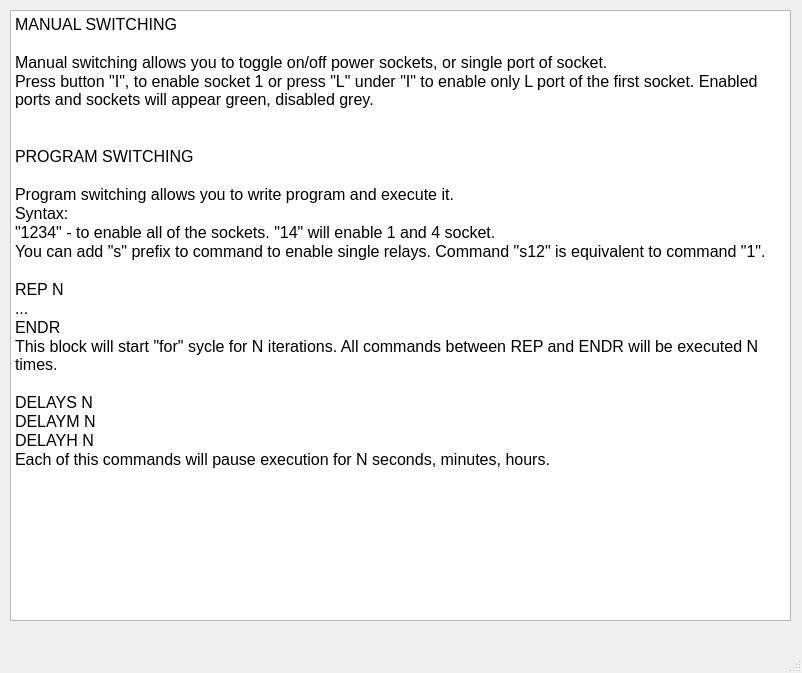
<?xml version="1.0" encoding="UTF-8"?>
<ui version="4.0">
 <class>MainWindow</class>
 <widget class="QMainWindow" name="MainWindow">
  <property name="geometry">
   <rect>
    <x>0</x>
    <y>0</y>
    <width>802</width>
    <height>673</height>
   </rect>
  </property>
  <property name="windowTitle">
   <string>MainWindow</string>
  </property>
  <widget class="QWidget" name="centralwidget">
   <widget class="QTextBrowser" name="textBrowser">
    <property name="geometry">
     <rect>
      <x>10</x>
      <y>10</y>
      <width>781</width>
      <height>611</height>
     </rect>
    </property>
    <property name="sizePolicy">
     <sizepolicy hsizetype="Fixed" vsizetype="Fixed">
      <horstretch>0</horstretch>
      <verstretch>0</verstretch>
     </sizepolicy>
    </property>
    <property name="html">
     <string>&lt;!DOCTYPE HTML PUBLIC &quot;-//W3C//DTD HTML 4.0//EN&quot; &quot;http://www.w3.org/TR/REC-html40/strict.dtd&quot;&gt;
&lt;html&gt;&lt;head&gt;&lt;meta name=&quot;qrichtext&quot; content=&quot;1&quot; /&gt;&lt;style type=&quot;text/css&quot;&gt;
p, li { white-space: pre-wrap; }
&lt;/style&gt;&lt;/head&gt;&lt;body style=&quot; font-family:'MS Shell Dlg 2'; font-size:7.8pt; font-weight:400; font-style:normal;&quot;&gt;
&lt;p style=&quot; margin-top:0px; margin-bottom:0px; margin-left:0px; margin-right:0px; -qt-block-indent:0; text-indent:0px;&quot;&gt;&lt;span style=&quot; font-size:12pt;&quot;&gt;MANUAL SWITCHING &lt;/span&gt;&lt;/p&gt;
&lt;p style=&quot;-qt-paragraph-type:empty; margin-top:0px; margin-bottom:0px; margin-left:0px; margin-right:0px; -qt-block-indent:0; text-indent:0px; font-size:12pt;&quot;&gt;&lt;br /&gt;&lt;/p&gt;
&lt;p style=&quot; margin-top:0px; margin-bottom:0px; margin-left:0px; margin-right:0px; -qt-block-indent:0; text-indent:0px;&quot;&gt;&lt;span style=&quot; font-size:12pt;&quot;&gt;Manual switching allows you to toggle on/off power sockets, or single port of socket. &lt;/span&gt;&lt;/p&gt;
&lt;p style=&quot; margin-top:0px; margin-bottom:0px; margin-left:0px; margin-right:0px; -qt-block-indent:0; text-indent:0px;&quot;&gt;&lt;span style=&quot; font-size:12pt;&quot;&gt;Press button &amp;quot;I&amp;quot;, to enable socket 1 or press &amp;quot;L&amp;quot; under &amp;quot;I&amp;quot; to enable only L port of the first socket. Enabled ports and sockets will appear green, disabled grey.&lt;/span&gt;&lt;/p&gt;
&lt;p style=&quot;-qt-paragraph-type:empty; margin-top:0px; margin-bottom:0px; margin-left:0px; margin-right:0px; -qt-block-indent:0; text-indent:0px; font-size:12pt;&quot;&gt;&lt;br /&gt;&lt;/p&gt;
&lt;p style=&quot;-qt-paragraph-type:empty; margin-top:0px; margin-bottom:0px; margin-left:0px; margin-right:0px; -qt-block-indent:0; text-indent:0px; font-size:12pt;&quot;&gt;&lt;br /&gt;&lt;/p&gt;
&lt;p style=&quot; margin-top:0px; margin-bottom:0px; margin-left:0px; margin-right:0px; -qt-block-indent:0; text-indent:0px;&quot;&gt;&lt;span style=&quot; font-size:12pt;&quot;&gt;PROGRAM SWITCHING&lt;/span&gt;&lt;/p&gt;
&lt;p style=&quot;-qt-paragraph-type:empty; margin-top:0px; margin-bottom:0px; margin-left:0px; margin-right:0px; -qt-block-indent:0; text-indent:0px; font-size:12pt;&quot;&gt;&lt;br /&gt;&lt;/p&gt;
&lt;p style=&quot; margin-top:0px; margin-bottom:0px; margin-left:0px; margin-right:0px; -qt-block-indent:0; text-indent:0px;&quot;&gt;&lt;span style=&quot; font-size:12pt;&quot;&gt;Program switching allows you to write program and execute it. &lt;/span&gt;&lt;/p&gt;
&lt;p style=&quot; margin-top:0px; margin-bottom:0px; margin-left:0px; margin-right:0px; -qt-block-indent:0; text-indent:0px;&quot;&gt;&lt;span style=&quot; font-size:12pt;&quot;&gt;Syntax:&lt;/span&gt;&lt;/p&gt;
&lt;p style=&quot; margin-top:0px; margin-bottom:0px; margin-left:0px; margin-right:0px; -qt-block-indent:0; text-indent:0px;&quot;&gt;&lt;span style=&quot; font-size:12pt;&quot;&gt;&amp;quot;1234&amp;quot; - to enable all of the sockets. &amp;quot;14&amp;quot; will enable 1 and 4 socket.&lt;/span&gt;&lt;/p&gt;
&lt;p style=&quot; margin-top:0px; margin-bottom:0px; margin-left:0px; margin-right:0px; -qt-block-indent:0; text-indent:0px;&quot;&gt;&lt;span style=&quot; font-size:12pt;&quot;&gt;You can add &amp;quot;s&amp;quot; prefix to command to enable single relays. Command &amp;quot;s12&amp;quot; is equivalent to command &amp;quot;1&amp;quot;.&lt;/span&gt;&lt;/p&gt;
&lt;p style=&quot;-qt-paragraph-type:empty; margin-top:0px; margin-bottom:0px; margin-left:0px; margin-right:0px; -qt-block-indent:0; text-indent:0px; font-size:12pt;&quot;&gt;&lt;br /&gt;&lt;/p&gt;
&lt;p style=&quot; margin-top:0px; margin-bottom:0px; margin-left:0px; margin-right:0px; -qt-block-indent:0; text-indent:0px;&quot;&gt;&lt;span style=&quot; font-size:12pt;&quot;&gt;REP N&lt;/span&gt;&lt;/p&gt;
&lt;p style=&quot; margin-top:0px; margin-bottom:0px; margin-left:0px; margin-right:0px; -qt-block-indent:0; text-indent:0px;&quot;&gt;&lt;span style=&quot; font-size:12pt;&quot;&gt;...&lt;/span&gt;&lt;/p&gt;
&lt;p style=&quot; margin-top:0px; margin-bottom:0px; margin-left:0px; margin-right:0px; -qt-block-indent:0; text-indent:0px;&quot;&gt;&lt;span style=&quot; font-size:12pt;&quot;&gt;ENDR&lt;/span&gt;&lt;/p&gt;
&lt;p style=&quot; margin-top:0px; margin-bottom:0px; margin-left:0px; margin-right:0px; -qt-block-indent:0; text-indent:0px;&quot;&gt;&lt;span style=&quot; font-size:12pt;&quot;&gt;This block will start &amp;quot;for&amp;quot; sycle for N iterations. All commands between REP and ENDR will be executed N times.&lt;/span&gt;&lt;/p&gt;
&lt;p style=&quot;-qt-paragraph-type:empty; margin-top:0px; margin-bottom:0px; margin-left:0px; margin-right:0px; -qt-block-indent:0; text-indent:0px; font-size:12pt;&quot;&gt;&lt;br /&gt;&lt;/p&gt;
&lt;p style=&quot; margin-top:0px; margin-bottom:0px; margin-left:0px; margin-right:0px; -qt-block-indent:0; text-indent:0px;&quot;&gt;&lt;span style=&quot; font-size:12pt;&quot;&gt;DELAYS N&lt;/span&gt;&lt;/p&gt;
&lt;p style=&quot; margin-top:0px; margin-bottom:0px; margin-left:0px; margin-right:0px; -qt-block-indent:0; text-indent:0px;&quot;&gt;&lt;span style=&quot; font-size:12pt;&quot;&gt;DELAYM N&lt;/span&gt;&lt;/p&gt;
&lt;p style=&quot; margin-top:0px; margin-bottom:0px; margin-left:0px; margin-right:0px; -qt-block-indent:0; text-indent:0px;&quot;&gt;&lt;span style=&quot; font-size:12pt;&quot;&gt;DELAYH N&lt;/span&gt;&lt;/p&gt;
&lt;p style=&quot; margin-top:0px; margin-bottom:0px; margin-left:0px; margin-right:0px; -qt-block-indent:0; text-indent:0px;&quot;&gt;&lt;span style=&quot; font-size:12pt;&quot;&gt;Each of this commands will pause execution for N seconds, minutes, hours.&lt;/span&gt;&lt;/p&gt;&lt;/body&gt;&lt;/html&gt;</string>
    </property>
   </widget>
  </widget>
  <widget class="QMenuBar" name="menubar">
   <property name="geometry">
    <rect>
     <x>0</x>
     <y>0</y>
     <width>802</width>
     <height>26</height>
    </rect>
   </property>
  </widget>
  <widget class="QStatusBar" name="statusbar"/>
 </widget>
 <resources/>
 <connections/>
</ui>
